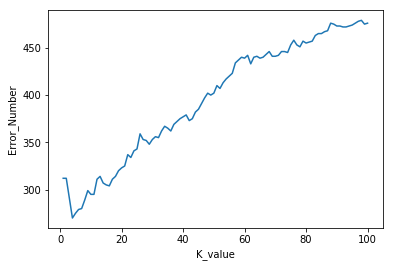

Generate this figure with Python:
import numpy as np 
import cv2 
import os
import pandas as pd  
import matplotlib.pyplot as plt
import matplotlib.image as mpimg
from pathlib import Path
import seaborn as sn
import scipy
from collections import Counter
import imageio 
import re
import glob
import operator

#Training_Set

#load training data

path=os.fspath(r'E:\NileUnivercity\MACHINE LEARING\lectures\week 8\Assignment 3\Train')




def sorted_( n ):
 
    x = lambda text: int(text) if text.isdigit() else text
    y = lambda key: [x(c) for c in re.split('([0-9]+)', key)]
    return sorted(n, key = y)

projectFiles = glob.glob( os.path.join(path, '*.jpg') )


training_sorted = sorted_([str(x) for x in projectFiles])


training_images=[cv2.imread(os.path.join(path,filename),cv2.IMREAD_GRAYSCALE)/255 for filename in training_sorted]




training_images = np.array(training_images)
flattend_images= training_images.reshape(2400,784)
Label =pd.read_csv('Training Labels.txt',header=None).values




       
    


#distance_matrix
flattend_images_copy=flattend_images

distance=[]
for i in range(2400):
    dd=[]
    for j in flattend_images_copy:
        d=np.linalg.norm(np.array(flattend_images[i])-np.array(j))
        dd.append(d)
    distance.append(dd)
        

distance=np.array(distance) 

distance_index=np.argsort(distance,axis=1)

    



label_values=[]
for i in distance_index:
    f=[]
    for j in i:
        f.append(operator.getitem(Label,j))
    label_values.append(f)



label_values=np.array(label_values)        
label_values=label_values.reshape(2400,2400)




label_values1=[]
for i in label_values:
    a=[]
    for j in i:
        a.append(j)
    label_values1.append(a)



for i in range(2400):
    
    del label_values1[i][0]
    

label_values1=np.array(label_values1)


#LOO_for_K_from_1_to_100

o=[]
for k in range(1,101):
    z=[]
    for i in label_values1[:,:k]:
        q=[]
        for j in i:
            q.append(j)
        w=Counter(q).most_common(1)[0][0]
        z.append(w)
    o.append(z)

o=np.array(o)


Error_num_for_each_K=[]
for k in range(100):   
    error=0    
    for i in range(2400):
        if o[k][i]!=Label[i]:
            error=error+1
    Error_num_for_each_K.append(error)
    
#Best_K    
Best_k=Error_num_for_each_K.index(min(Error_num_for_each_K))+1


# matrix Accurcy
from sklearn.metrics import accuracy_score
print(accuracy_score(Label, o[3])*100)
    
        
        
#plot k with Error   
 
k_value=[]
for i in range(1,101):
    k_value.append(i)
    
    
plt.plot(k_value,Error_num_for_each_K)
plt.xlabel("K_value")
plt.ylabel("Error_Number")
plt.show()



#Testing_Set



#load test data

path_t=os.fspath(r'E:\NileUnivercity\MACHINE LEARING\lectures\week 8\Assignment 3\Test')




def sorted_( n ):
 
    x = lambda text: int(text) if text.isdigit() else text
    y = lambda key: [x(c) for c in re.split('([0-9]+)', key)]
    return sorted(n, key = y)
projectFiles_t = glob.glob( os.path.join(path_t, '*.jpg') )


training_sorted_t = sorted_([str(x) for x in projectFiles_t])


training_images_t=[cv2.imread(os.path.join(path_t,filename),cv2.IMREAD_GRAYSCALE)/255 for filename in training_sorted_t]




training_images_t = np.array(training_images_t)
flattend_images_t= training_images_t.reshape(200,784)
Label_t =pd.read_csv('Test Labels.txt',header=None).values


#distance_matrix



distance_t=[]
for i in range(200):
    dd=[]
    for j in flattend_images:
        d=np.linalg.norm(np.array(flattend_images_t[i])-np.array(j))
        dd.append(d)
    distance_t.append(dd)
        

distance=np.array(distance) 

distance_index_t=np.argsort(distance_t,axis=1)

    



label_values_t=[]
for i in distance_index_t:
    
    f=[]
    for j in i:
        f.append(operator.getitem(Label,j))
    label_values_t.append(f)



label_values_t=np.array(label_values_t)        
label_values_t=label_values_t.reshape(200,2400)


#KNN_for_test

z_t=[]
for i in label_values_t[:,:4]:
    q=[]
    for j in i:
        q.append(j)
    w=Counter(q).most_common(1)[0][0]
    z_t.append(w)
    

P_t=np.array(z_t)


# confution matrix    
from sklearn.metrics import confusion_matrix
conf_array=confusion_matrix(Label_t, P_t)

# matrix Accurcy
from sklearn.metrics import accuracy_score
print(accuracy_score(Label_t, P_t)*100)


# Convert the confusion matrix to an image


cm_img = pd.DataFrame(conf_array)
sn.heatmap(cm_img, annot=True)
